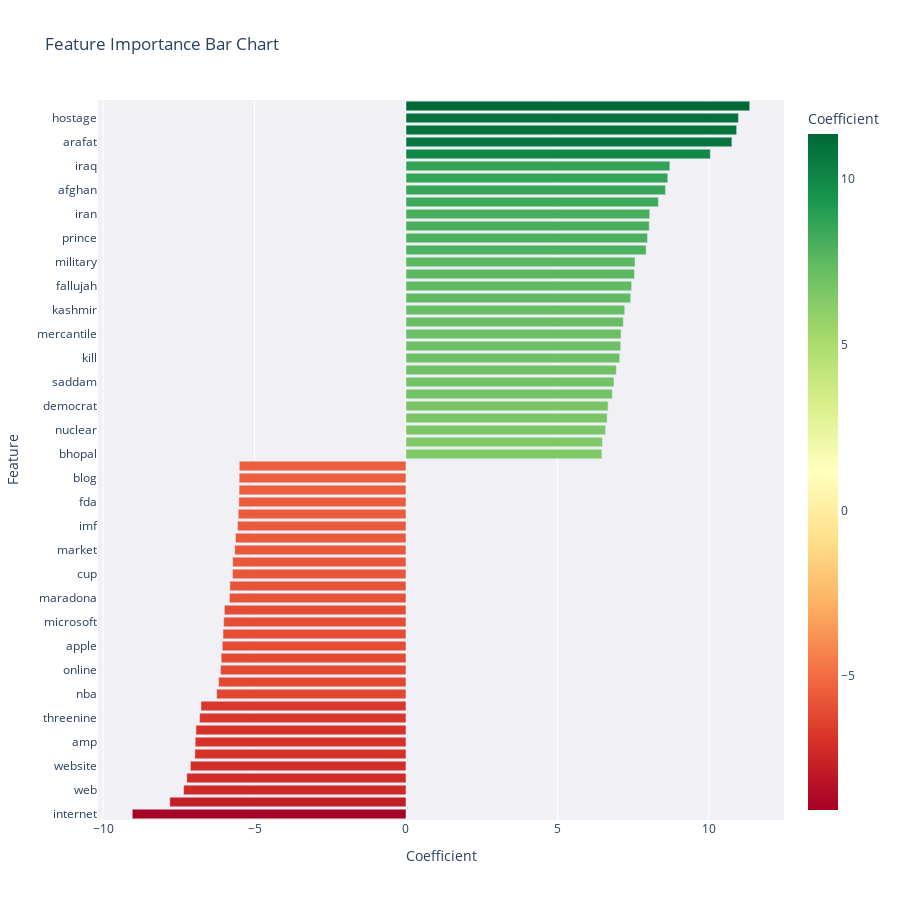

Notebook cell for this chart:
### Markdown cell above
# Visualization

### Code cell
import plotly.express as px

features = [*top_pos, *top_neg]

coef_df = pd.DataFrame(features, columns=['feature', 'value'])
coef_df = coef_df.sort_values('value')

fig = px.bar(
    coef_df,
    x='value',
    y='feature',
    orientation='h',
    color='value',
    color_continuous_scale='RdYlGn',
    title='Feature Importance Bar Chart',
    range_color=[coef_df['value'].min(),    coef_df['value'].max()],
    labels={'value': 'Coefficient'},
    height=900
)
fig.update_layout(yaxis_title='Feature', xaxis_title='Coefficient', plot_bgcolor='rgba(240,240,245,1)')
fig.show()

### Figure 1 — Plotly figure (JSON) as saved in the notebook; plotly's stock layout.template omitted (floating-point values rounded to 4 significant figures)
{"data": [{"hovertemplate": "Coefficient=%{marker.color}<br>feature=%{y}<extra></extra>", "legendgroup": "", "marker": {"color": [-9.035, -7.798, -7.34, -7.236, -7.117, -6.97, -6.957, -6.933, -6.813, -6.767, -6.25, -6.185, -6.12, -6.101, -6.063, -6.04, -6.017, -5.996, -5.829, -5.814, -5.728, -5.722, -5.652, -5.628, -5.56, -5.539, -5.517, -5.509, -5.506, -5.503, 6.465, 6.484, 6.589, 6.639, 6.672, 6.811, 6.865, 6.943, 7.055, 7.087, 7.1, 7.174, 7.219, 7.417, 7.447, 7.541, 7.561, 7.926, 7.973, 8.03, 8.046, 8.333, 8.565, 8.641, 8.71, 10.05, 10.76, 10.92, 10.97, 11.35], "coloraxis": "coloraxis", "pattern": {"shape": ""}}, "name": "", "orientation": "h", "showlegend": false, "textposition": "auto", "type": "bar", "x": [-9.035, -7.798, -7.34, -7.236, -7.117, -6.97, -6.957, -6.933, -6.813, -6.767, -6.25, -6.185, -6.12, -6.101, -6.063, -6.04, -6.017, -5.996, -5.829, -5.814, -5.728, -5.722, -5.652, -5.628, -5.56, -5.539, -5.517, -5.509, -5.506, -5.503, 6.465, 6.484, 6.589, 6.639, 6.672, 6.811, 6.865, 6.943, 7.055, 7.087, 7.1, 7.174, 7.219, 7.417, 7.447, 7.541, 7.561, 7.926, 7.973, 8.03, 8.046, 8.333, 8.565, 8.641, 8.71, 10.05, 10.76, 10.92, 10.97, 11.35], "xaxis": "x", "y": ["internet", "mw", "web", "coach", "website", "detonate", "amp", "sport", "threenine", "wireless", "nba", "player", "online", "retailer", "apple", "ibm", "microsoft", "arctic", "maradona", "nasa", "cup", "worm", "market", "phone", "imf", "software", "fda", "seed", "blog", "california", "bhopal", "israeli", "nuclear", "reading", "democrat", "beslan", "saddam", "militant", "kill", "sudan", "mercantile", "muslim", "kashmir", "terrorism", "fallujah", "leader", "military", "un", "prince", "press", "iran", "troop", "afghan", "darfur", "iraq", "iraqi", "arafat", "palestinian", "hostage", "afp"], "yaxis": "y"}], "layout": {"barmode": "relative", "coloraxis": {"cmax": 11.35, "cmin": -9.035, "colorbar": {"title": {"text": "Coefficient"}}, "colorscale": [[0, "rgb(165,0,38)"], [0.1, "rgb(215,48,39)"], [0.2, "rgb(244,109,67)"], [0.3, "rgb(253,174,97)"], [0.4, "rgb(254,224,139)"], [0.5, "rgb(255,255,191)"], [0.6, "rgb(217,239,139)"], [0.7, "rgb(166,217,106)"], [0.8, "rgb(102,189,99)"], [0.9, "rgb(26,152,80)"], [1, "rgb(0,104,55)"]]}, "height": 900, "legend": {"tracegroupgap": 0}, "plot_bgcolor": "rgba(240,240,245,1)", "title": {"text": "Feature Importance Bar Chart"}, "xaxis": {"anchor": "y", "domain": [0, 1], "title": {"text": "Coefficient"}}, "yaxis": {"anchor": "x", "domain": [0, 1], "title": {"text": "Feature"}}}}
